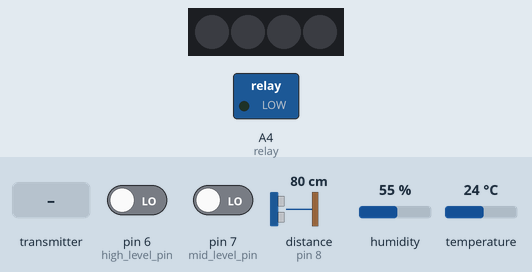
Simulated run of this sketch. Board: Arduino Uno, built with avr-gcc and run on an emulated ATmega328P. On the bench: 4 RGB LEDs in strip order, left to right, switched loads named in the sketch (green lamp = pin HIGH). The test bench sets the inputs (shaded band); at power-on: pin 6 (high_level_pin) LOW, pin 7 (mid_level_pin) LOW, distance to the obstacle (sensor on pin 8) 80 cm, humidity 55 %, temperature 24 °C. The echo pulse lasts 58.3 µs per cm; no radio packets arrive unless stated; what the sketch prints to the serial monitor is not drawn.

Above: at 1.2 s.
1.3 s: the transmitter starts sending RX_STARTSTOP_STATE = 1
At 1.8 s:
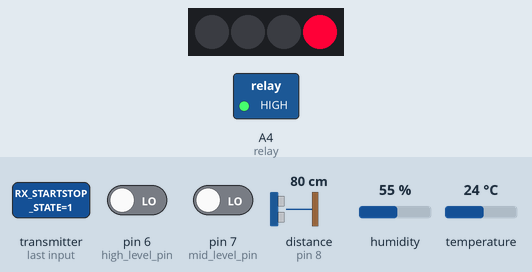
2.9 s: pin 6 (high_level_pin) driven HIGH
At 3.5 s:
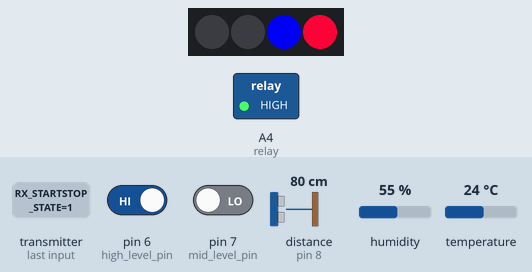
4.4 s: pin 7 (mid_level_pin) driven HIGH
At 5.6 s:
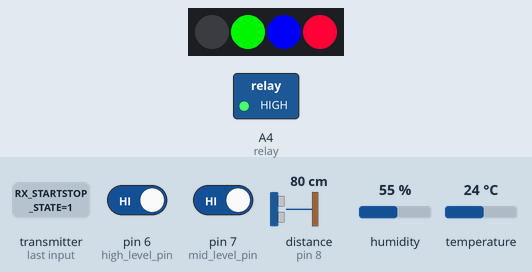
6.0 s: pin 6 (high_level_pin) driven LOW
At 6.8 s:
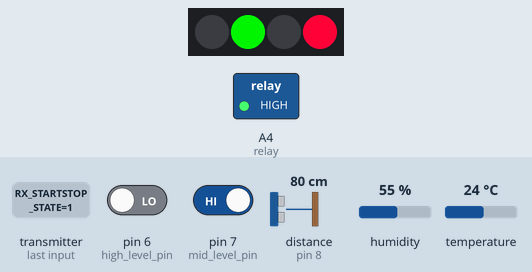
7.5 s: the transmitter starts sending RX_STARTSTOP_STATE = 0
At 8.7 s:
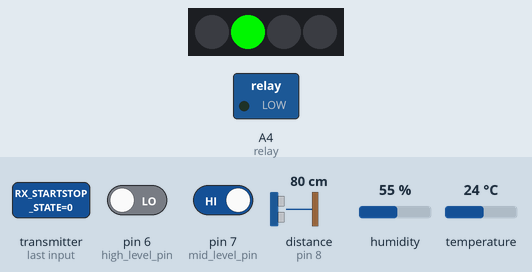
9.0 s: pin 6 (high_level_pin) driven HIGH
At 9.8 s:
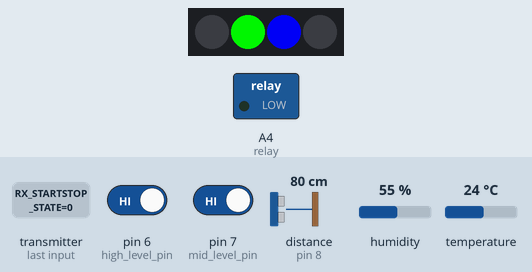
Timing chart, 0 to 11.5 s (numbered marks = the images above; inputs shaded):
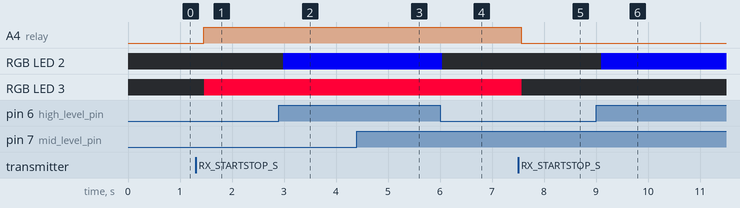

The sketch:

2024_water_control_TX.ino
```cpp
#include <SPI.h>
#include <nRF24L01.h>
#include <RF24.h>
#include <NewPing.h>
#include <MedianFilter.h>
#include <Wire.h>
#include "DHT.h";
#include <Adafruit_NeoPixel.h>

#define TRIGGER_PIN 7
#define ECHO_PIN 8
#define DHTPIN A2  // DHT-22 Output Pin connection
#define DHTTYPE DHT22

#define NEOPIXEL_PIN A5
#define NUMPIXELS 4
#define BRIGHTNESS 255
Adafruit_NeoPixel pixels(NUMPIXELS, NEOPIXEL_PIN, NEO_GRB + NEO_KHZ800);

int blind_spot = 20;

// constants won't change. They're used here to set pin numbers:
const int relay = A4;  // the number of the RELAY pin

// well water sensor
const int high_level_pin = 6;
const int mid_level_pin = 7;
const int low_level_pin = 8;

int high_level = 10;
int mid_level = 10;
int low_level = 10;
int RX_STARTSTOP_STATE;

NewPing sonar(TRIGGER_PIN, ECHO_PIN);

float hum;       // Stores humidity value in percent
float temp;      // Stores temperature value in Celcius
float distance;  // Stores calculated distance in cm
float soundsp;   // Stores calculated speed of sound in M/S
float soundcm;   // Stores calculated speed of sound in cm/ms

DHT dht(DHTPIN, DHTTYPE);

MedianFilter filter(15, 0);
RF24 radio(10, 9);                               // nRF24L01 (CE, CSN)
const byte address[][6] = { "00001", "00002" };  // Address  const byte addresses [][6] = {"00001", "00002"};

// Max size of this struct is 32 bytes - NRF24L01 buffer limit
struct Data_Package {
  byte hum;
  byte temp;
  byte distance;
  byte high_level;
  byte mid_level;
  byte low_level;
  byte RX_STARTSTOP_STATE;
  byte water_state;
};

Data_Package data;  //Create a variable with the above structure

void setup() {
  Serial.begin(9600);

  // Define the radio communication
  dht.begin();
  radio.begin();
  radio.openWritingPipe(address[1]);  //Setting the address at which we will send the data
  radio.openReadingPipe(1, address[0]);
  radio.setAutoAck(false);
  radio.setDataRate(RF24_250KBPS);
  radio.setPALevel(RF24_PA_MAX);

  pinMode(high_level_pin, INPUT);
  pinMode(mid_level_pin, INPUT);
  pinMode(low_level_pin, INPUT);

  pinMode(relay, OUTPUT);
  digitalWrite(relay, LOW);

  // // Set initial default values
  data.hum = 0;
  data.temp = 0;
  data.distance = 0;
  data.high_level;
  data.mid_level;
  data.low_level;
  data.water_state;
  data.RX_STARTSTOP_STATE;

  pixels.begin();
  pixels.setBrightness(BRIGHTNESS);
}

void loop() {

  TX_MODE();
  RX_MODE();
}

void TX_MODE() {

  radio.stopListening();
  high_level = digitalRead(high_level_pin);  // read input value
  if (high_level == HIGH) {
    data.high_level = 10;

    for (int i = 2; i < NUMPIXELS; i++) {  // For each pixel...
      pixels.setPixelColor(2, pixels.Color(0, 0, 225));
      pixels.show();  // Send the updated pixel colors to the hardware.
      //delay(500);
    }
  } else {
    data.high_level = 0;

    for (int i = 2; i < NUMPIXELS; i++) {  // For each pixel...
      pixels.setPixelColor(2, pixels.Color(0, 0, 0));
      pixels.show();  // Send the updated pixel colors to the hardware.
      //delay(500);
    }
  }


  mid_level = digitalRead(mid_level_pin);  // read input value
  if (mid_level == HIGH) {
    data.mid_level = 10;

    for (int i = 1; i < NUMPIXELS; i++) {  // For each pixel...
      pixels.setPixelColor(1, pixels.Color(0, 225, 0));
      pixels.show();  // Send the updated pixel colors to the hardware.
      //delay(500);
    }
  } else {
    data.mid_level = 0;

    for (int i = 1; i < NUMPIXELS; i++) {  // For each pixel...
      pixels.setPixelColor(1, pixels.Color(0, 0, 0));
      pixels.show();  // Send the updated pixel colors to the hardware.
      //delay(500);
    }
  }


  low_level = digitalRead(low_level_pin);  // read input value
  if (low_level == LOW) {
    data.low_level = 10;
    for (int i = 0; i < NUMPIXELS; i++) {  // For each pixel...
      pixels.setPixelColor(0, pixels.Color(255, 0, 0));
      pixels.show();  // Send the updated pixel colors to the hardware.
      //delay(500);
    }

  } else {
    data.low_level = 0;
    for (int i = 0; i < NUMPIXELS; i++) {  // For each pixel...
      pixels.setPixelColor(0, pixels.Color(0, 0, 0));
      pixels.show();  // Send the updated pixel colors to the hardware.
      //delay(500);
    }
  }

  data.hum = dht.readHumidity();      // Get Humidity value
  data.temp = dht.readTemperature();  // Get Temperature value
  data.high_level;
  data.mid_level;
  data.low_level;
  //data.TX_STARTSTOP_STATE;

  // Calculate the Speed of Sound in M/S
  soundsp = 331.4 + (0.606 * temp) + (0.0124 * hum);
  soundcm = soundsp / 10000;

  unsigned int o, uS = sonar.ping();  // Send ping, get ping time in microseconds (uS).
  filter.in(uS);
  o = filter.out();

  // Read all analog inputs and map them to one Byte value
  int actual_distance = o / US_ROUNDTRIP_CM;
  data.distance = actual_distance - blind_spot;

  Serial.print("sound speed= ");
  Serial.print(soundsp);

  Serial.print("  o= ");
  Serial.print(o);

  Serial.print("  US= ");
  Serial.print(uS);

  Serial.print("  US R T= ");
  Serial.print(US_ROUNDTRIP_CM);

  Serial.print("  actual_distance= ");
  Serial.print(actual_distance);

  Serial.print("  distance= ");
  Serial.print(data.distance);

  Serial.print("  temp= ");
  Serial.print(data.temp);

  Serial.print("  hum= ");
  Serial.print(data.hum);

  Serial.print("  high_level= ");
  Serial.print(data.high_level);

  Serial.print("  mid_level= ");
  Serial.print(data.mid_level);

  Serial.print("  low_level= ");
  Serial.print(data.low_level);

  radio.write(&data, sizeof(Data_Package));
}


void RX_MODE() {

  radio.startListening();
  if (radio.available()) {
    radio.read(&data, sizeof(Data_Package));  // Read the whole data and store it into the 'data' structure
  }

  RX_STARTSTOP_STATE = data.RX_STARTSTOP_STATE;

  if (RX_STARTSTOP_STATE == 1 && low_level == 0) {
    digitalWrite(relay, LOW);

    for (int i = 3; i < NUMPIXELS; i++) {  // For each pixel...
      pixels.setPixelColor(3, pixels.Color(0, 0, 0));
      pixels.show();  // Send the updated pixel colors to the hardware.
      //delay(500);
    }

  }

  else if (RX_STARTSTOP_STATE == 1 && low_level == HIGH) {
    digitalWrite(relay, HIGH);

    for (int i = 3; i < NUMPIXELS; i++) {  // For each pixel...
      pixels.setPixelColor(3, pixels.Color(255, 0, 55));
      pixels.show();  // Send the updated pixel colors to the hardware.
      //delay(500);
    }
  }

  else if (RX_STARTSTOP_STATE == 0) {
    digitalWrite(relay, LOW);

    for (int i = 3; i < NUMPIXELS; i++) {  // For each pixel...
      pixels.setPixelColor(3, pixels.Color(0, 0, 0));
      pixels.show();  // Send the updated pixel colors to the hardware.
      //delay(500);
    }
  }

  Serial.print("  RX_START= ");
  Serial.println(RX_STARTSTOP_STATE);
}
```

Measured:
- after the input at 1.3 s, A4 (relay): LOW → HIGH after 0.16 s; RGB LED 3: off → RGB(255, 0, 55) after 0.17 s
- after the input at 2.9 s, RGB LED 2: off → RGB(0, 0, 225) after 0.08 s
- after the input at 6.0 s, RGB LED 2: RGB(0, 0, 225) → off after 0.05 s
- after the input at 7.5 s, A4 (relay): HIGH → LOW after 0.06 s; RGB LED 3: RGB(255, 0, 55) → off after 0.07 s
- after the input at 9.0 s, RGB LED 2: off → RGB(0, 0, 225) after 0.10 s
